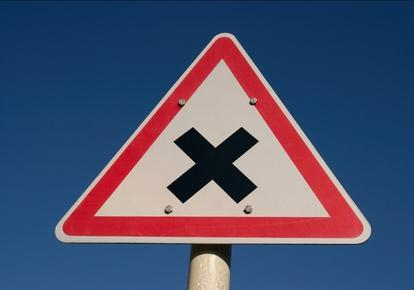
#> input picture proyecto/test/sign1.jpg, 414 x 290 px; its folder holds only this picture in this run
$ python -i SignalDetection.py   (imports and definitions only)
#> lines starting #> are read from the running program, lines starting #| are printed output that depends on the picture; after the words box and inside, x2 and y2 are one past the last pixel; in counts of white or black regions, pixels touching at a corner belong together
#!/usr/bin/python

########################################################################
# This program is free software: you can redistribute it and/or modify #
# it under the terms of the GNU General Public License as published by #
# the Free Software Foundation, either version 3 of the License, or    #
# at your option) any later version.                                   #
#                                                                      #
# This program is distributed in the hope that it will be useful,      #
# but WITHOUT ANY WARRANTY; without even the implied warranty of       #
# MERCHANTABILITY or FITNESS FOR A PARTICULAR PURPOSE.  See the        #
# GNU General Public License for more details.                         #
#                                                                      #
# You should have received a copy of the GNU General Public License    #
# along with this program.  If not, see <http://www.gnu.org/licenses/>.#
########################################################################

import cv2 as cv
import numpy as np


# ------------------------------ NOTES ------------------------------
# GIMP HSV range: (360,100,100)
# OpenCV HSV range:(180,255,255)
# -------------------------------------------------------------------

# Posible signals to be detected
SIGNS = ["alto","camion","ceda",\
         "cruce","escolar","especial",\
         "estacionarse","noestacionarse","tren"]

TEMPLATES = dict()

# ==========================================================================
# SURFDetector
#
# Gets an image
# If the parameter is a filename, sets the path to the filename and reads it
# If the parameter is a cv image, loads it in a variable.
# Process the image and uses the SURF method to get the keypoints and
# descriptors
#
# ==========================================================================
def SURFDetector(cvImage=None, filename=None):
    template = dict()

    if(filename is not None):
        path = "./signals/"+filename+".png"
        image = cv.imread(path)

    if(cvImage is not None):
        image = cvImage

    im = cv.cvtColor(image, cv.COLOR_BGR2GRAY)
    surfDetector = cv.FeatureDetector_create("SURF")
    surfDescriptorExtractor = cv.DescriptorExtractor_create("SURF")
    keypoints = surfDetector.detect(im)
    (keypoints, descriptors) = surfDescriptorExtractor.compute(im, keypoints)

    template["image"] = im
    template["keypoints"] = keypoints
    template["descriptors"] = descriptors

    return template

# ==========================================================================
# compare
#
# Gets the ROI's of each color frame
# Sends each ROI to the feature detection algorithm
# If the ROI is valid, draws a green rectange in the original frame
# Returns the valid ROI's
#
# ==========================================================================
def loadSURF():
    global TEMPLATES, SIGNS

    for sign in SIGNS:
        TEMPLATES[sign] = SURFDetector(filename=sign)

    return

# ==========================================================================
# SURFCompare
#
# Gets each individual ROI, keypoints and descriptors
# Compares the keypoints and descriptors with each signal template
# Returns True if the ROI corresponds to a possible signal template
#
# ==========================================================================
def SURFCompare(roi, image):
    samples = roi["descriptors"]
    responses = np.arange(len(roi["keypoints"]), dtype=np.float32)

    knn = cv.KNearest()
    knn.train(samples, responses)

    for t in TEMPLATES:
        for h, des in enumerate(TEMPLATES[t]["descriptors"]):
            des = np.array(des,np.float32).reshape((1,128))
            retval, results, neigh_resp, dists = knn.find_nearest(des,1)
            res, dist = int(results[0][0]), dists[0][0]

            if dist < 0.1: # draw matched keypoints in red color
                color = (0,0,255)
            else:  # draw unmatched in blue color
                color = (255,0,0)

            #Draw matched key points on original image
            x,y = roi["keypoints"][res].pt
            center = (int(x),int(y))
            #cv.circle(image,center,2,color,-1)

    return True

# ==========================================================================
# fill
#
# Thresholds the color frame to find the countours of the objects
# If the countour and the area (pixels inside the countour) ar big enough
# fills each countour
# Gets the bounding rectangle of each object and the ROI
#
# ==========================================================================
def fill(color, original):
    minArea = 2000
    ROI = list()
    ret, color = cv.threshold(color, 127, 255, 0)
    contours, hierachy = cv.findContours(color, cv.RETR_EXTERNAL, cv.CHAIN_APPROX_SIMPLE)

    for c in contours:
        area = cv.contourArea(c)
        if(area > minArea):
            roi = dict()
            x, y ,w, h = cv.boundingRect(c)
            cv.drawContours(color, contours, -1, (255,255,255), -1)
            roi["rect"] = (x,y,w,h)
            roi["roi"] = original[y:y+h, x:x+h]
            ROI.append(roi)

    return color, ROI

# ==========================================================================
# smoth
#
# Applies three possible smooth techniques, Gaussian blur, median filter
# or binary threshold
# Return the processed frame.
#
# ==========================================================================
def smooth(image, mat=(3,3)):
    dst = cv.GaussianBlur(image, mat, 15)
    #dst = cv.medianBlur(image, 3)
    dump, dst = cv.threshold(dst, 100, 250, cv.THRESH_BINARY)
    return dst


# ==========================================================================
# compareROI
#
# Gets the ROI's of each color frame
# Sends each ROI to the feature detection algorithm to get it keypoints
# and descriptors
# Sends the keypoints and descriptors of each ROI to the feature comparison
# algorithm
# If the ROI is valid, draws a green rectange in the original frame
# Returns the valid ROI's
#
# ==========================================================================
def compareROI(regions, original):
    for region in regions:
        for a, roi in enumerate(regions[region]):
            roiSURF = SURFDetector(cvImage=roi["roi"])
            result = SURFCompare(roiSURF, original)
            if(result):
                x,y,w,h = roi["rect"]
                cv.rectangle(original, (x,y), (x+w,y+h), (0,255,0), 2)
    return regions

# ==========================================================================
# getROI
#
# Gets the frames and color frames and pass each one to the
# countour detection algorithm
# Saves the detected regions in a dictionary
#
# ==========================================================================
def getROI(frames, colors):
    regions = dict()

    for color in colors:
        #colors[color] = smooth(colors[color], mat=(15,15))
        colors[color], roi = fill(colors[color], frames["original"])
        if(roi):
            regions[color] = roi

    return regions

# ==========================================================================
# colorSegmentation
#
# Gets the HSV frame and applies the color masks
# Calculates the two possible levels of red.
# Save each color frame ina dictionary
#
# ==========================================================================
def colorSegmentation(frameHSV):
    colorFrames = dict()

    # Color masks
    minLowRed, maxLowRed = np.array([0, 90, 90],np.uint8), np.array([10, 255, 255],np.uint8)
    minHighRed, maxHighRed = np.array([170, 90, 90],np.uint8), np.array([180, 255, 255],np.uint8)
    minYellow, maxYellow = np.array([20, 95, 95], np.uint8), np.array([30, 255, 255],np.uint8)
    minBlue, maxBlue = np.array([105, 80, 80], np.uint8), np.array([130, 255, 255], np.uint8)

    # Composite red mask
    lowRed = cv.inRange(frameHSV, minLowRed, maxLowRed)
    highRed = cv.inRange(frameHSV, minHighRed, maxHighRed)

    # Apply masks and get color segments
    colorFrames["red"] = cv.add(lowRed,highRed)
    colorFrames["yellow"] = cv.inRange(frameHSV, minYellow, maxYellow)
    colorFrames["blue"] = cv.inRange(frameHSV, minBlue, maxBlue)

    return colorFrames

# ==========================================================================
# preprocessFrame
#
# Gets the original frame and converts it to the HSV space
# Applies a smoothing technique to the frame
# Saves each processed frame in a dictionary
#
# ==========================================================================
def preprocessFrame(frame):
    frames = {"original": frame}
    frames["blur"] = smooth(frame, mat=(15,15))
    frames["hsv"] = cv.cvtColor(frame, cv.COLOR_BGR2HSV);
    return frames

# ==========================================================================
# run
#
# Gets the frame to be processed and sends it to all the detection process
#
# ==========================================================================
def run(frame):
    frames = preprocessFrame(frame)
    colors = colorSegmentation(frames["hsv"])
    regions = getROI(frames, colors)
    regions = compareROI(regions,frames["original"])
    return frames, colors, regions

>>> import cv2
>>> picture = cv2.imread('test/sign1.jpg')
#> picture is the input picture: shape (290, 414, 3); mean B, G, R 109.6, 81.7, 76
>>> result = run(picture)
#> in smooth, `dump, dst = cv.threshold(dst, 100, 250, cv.THRESH_BINARY)`:
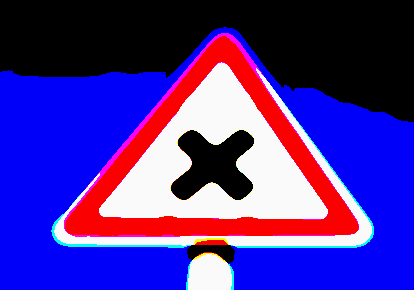
#> dst: shape (290, 414, 3); mean B, G, R 147.8, 46.9, 75.1
#> in run, `frames = preprocessFrame(frame)`: frames = 3 items
#> in colorSegmentation, `lowRed = cv.inRange(frameHSV, minLowRed, maxLowRed)`:
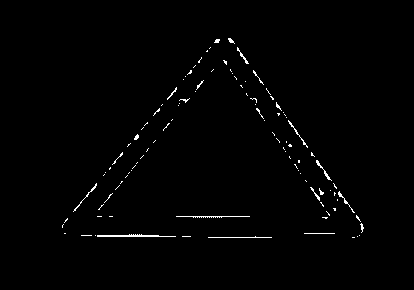
#> lowRed: shape (290, 414); 1% white in thin lines or dots, all inside (x1, y1, x2, y2) = (62, 38, 364, 238)
#> in colorSegmentation, `lowRed = cv.inRange(frameHSV, minLowRed, maxLowRed)`: frameHSV: shape (290, 414, 3); mean H, S, V 97.8, 166, 130.9
#> in colorSegmentation, `highRed = cv.inRange(frameHSV, minHighRed, maxHighRed)`:
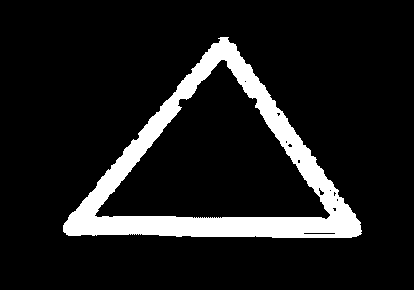
#> highRed: shape (290, 414); 11.1% white; 1 white region, box (x1, y1, x2, y2) and area: (63, 37, 362, 238) 13362
#> the loop in getROI, `for color in colors:` made 3 passes
#> pass 1, in fill, `ret, color = cv.threshold(color, 127, 255, 0)`:
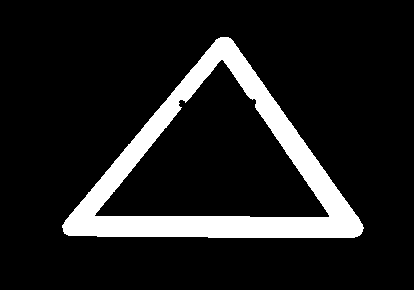
#> color: shape (290, 414); 12.1% white; 1 white region, box (x1, y1, x2, y2) and area: (62, 37, 364, 238) 14557
#> pass 3, in fill (call 3), `ret, color = cv.threshold(color, 127, 255, 0)`:
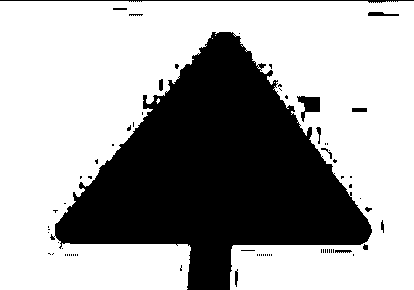
#> color: shape (290, 414); 65% white; 70 black regions (55 under 20 px), largest, box (x1, y1, x2, y2) and area: (50, 32, 372, 290) 40580, (0, 0, 414, 3) 452, (297, 96, 320, 122) 307
#> after the loop in getROI, `for color in colors:`: regions = 2 items
#> in SURFDetector, `image = cvImage`:
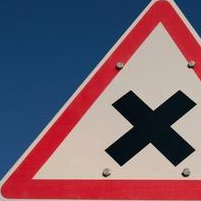
#> image: shape (201, 201, 3); mean of channels 0, 1, 2 107.1, 92.3, 117.9; drawn as B, G, R
#> in SURFDetector, `im = cv.cvtColor(image, cv.COLOR_BGR2GRAY)`:
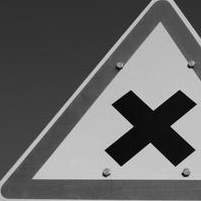
#> im: shape (201, 201); min 0, max 233, mean 101.6
#> (the run stopped early here; a loop or call above may not have finished)

$ run again, on proyecto/test/sign4.jpg
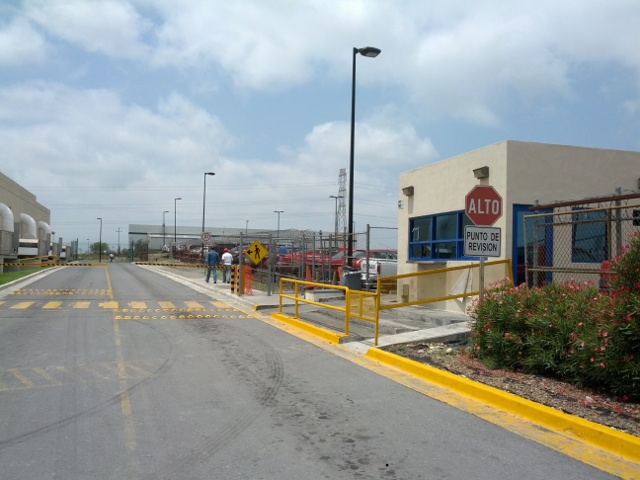
#> input picture proyecto/test/sign4.jpg, 640 x 480 px
#> picture is the input picture: shape (480, 640, 3); mean B, G, R 153.9, 155.7, 150.5
#> frames = 3 items
#> in colorSegmentation, `lowRed = cv.inRange(frameHSV, minLowRed, maxLowRed)`:
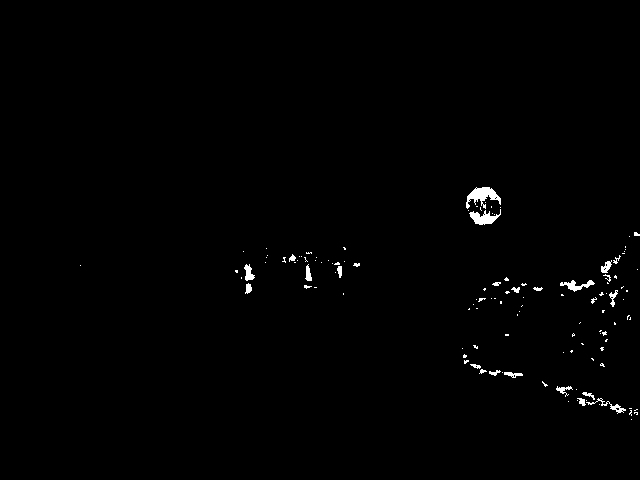
#> lowRed: shape (480, 640); 0.75% white; 124 white regions (100 under 20 px), largest, box (x1, y1, x2, y2) and area: (466, 187, 501, 209) 374, (469, 209, 501, 225) 257, (560, 280, 595, 292) 169
#> frameHSV: shape (480, 640, 3); mean H, S, V 70.9, 49.2, 167.4
#> highRed: shape (480, 640); 0.16% white in thin lines or dots, all inside (x1, y1, x2, y2) = (224, 195, 640, 410)
#> the loop in getROI, `for color in colors:` made 3 passes
#> after the loop in getROI, `for color in colors:`: regions = 1 item
#> in SURFDetector, `im = cv.cvtColor(image, cv.COLOR_BGR2GRAY)`:
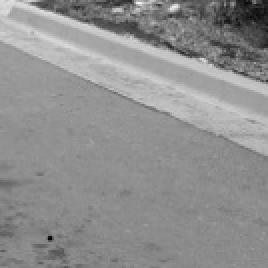
#> im: shape (134, 134) (shown 2 times larger); min 0, max 249, mean 143.5
